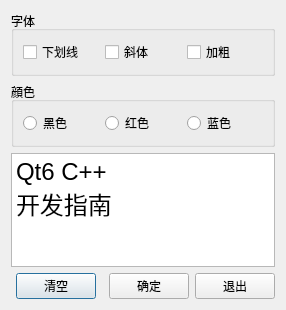
<?xml version="1.0" encoding="UTF-8"?>
<ui version="4.0">
 <class>Dialog</class>
 <widget class="QDialog" name="Dialog">
  <property name="geometry">
   <rect>
    <x>0</x>
    <y>0</y>
    <width>286</width>
    <height>310</height>
   </rect>
  </property>
  <property name="windowTitle">
   <string>Dialog</string>
  </property>
  <layout class="QVBoxLayout" name="verticalLayout">
   <item>
    <widget class="QGroupBox" name="groupBox">
     <property name="title">
      <string>字体</string>
     </property>
     <layout class="QHBoxLayout" name="horizontalLayout_2">
      <item>
       <widget class="QCheckBox" name="checkBox_underline">
        <property name="text">
         <string>下划线</string>
        </property>
       </widget>
      </item>
      <item>
       <widget class="QCheckBox" name="checkBox_italic">
        <property name="text">
         <string>斜体</string>
        </property>
       </widget>
      </item>
      <item>
       <widget class="QCheckBox" name="checkBox_bold">
        <property name="text">
         <string>加粗</string>
        </property>
       </widget>
      </item>
     </layout>
    </widget>
   </item>
   <item>
    <widget class="QGroupBox" name="groupBox_2">
     <property name="title">
      <string>顔色</string>
     </property>
     <layout class="QHBoxLayout" name="horizontalLayout">
      <item>
       <widget class="QRadioButton" name="radioButton_black">
        <property name="text">
         <string>黑色</string>
        </property>
       </widget>
      </item>
      <item>
       <widget class="QRadioButton" name="radioButton_red">
        <property name="text">
         <string>红色</string>
        </property>
       </widget>
      </item>
      <item>
       <widget class="QRadioButton" name="radioButton_blue">
        <property name="text">
         <string>蓝色</string>
        </property>
       </widget>
      </item>
     </layout>
    </widget>
   </item>
   <item>
    <widget class="QPlainTextEdit" name="plainTextEdit">
     <property name="font">
      <font>
       <pointsize>18</pointsize>
      </font>
     </property>
     <property name="plainText">
      <string>Qt6 C++
开发指南</string>
     </property>
    </widget>
   </item>
   <item>
    <layout class="QHBoxLayout" name="horizontalLayout_3">
     <item>
      <spacer name="horizontalSpacer_2">
       <property name="orientation">
        <enum>Qt::Horizontal</enum>
       </property>
       <property name="sizeHint" stdset="0">
        <size>
         <width>17</width>
         <height>18</height>
        </size>
       </property>
      </spacer>
     </item>
     <item>
      <widget class="QPushButton" name="pushButton_Clear">
       <property name="text">
        <string>清空</string>
       </property>
       <property name="icon">
        <iconset resource="res.qrc">
         <normaloff>:/icons/images/212.bmp</normaloff>:/icons/images/212.bmp</iconset>
       </property>
      </widget>
     </item>
     <item>
      <spacer name="horizontalSpacer">
       <property name="orientation">
        <enum>Qt::Horizontal</enum>
       </property>
       <property name="sizeHint" stdset="0">
        <size>
         <width>18</width>
         <height>17</height>
        </size>
       </property>
      </spacer>
     </item>
     <item>
      <widget class="QPushButton" name="pushButton_OK">
       <property name="text">
        <string>确定</string>
       </property>
       <property name="icon">
        <iconset resource="res.qrc">
         <normaloff>:/icons/images/322.bmp</normaloff>:/icons/images/322.bmp</iconset>
       </property>
      </widget>
     </item>
     <item>
      <widget class="QPushButton" name="pushButton_Close">
       <property name="text">
        <string>退出</string>
       </property>
       <property name="icon">
        <iconset resource="res.qrc">
         <normaloff>:/icons/images/324.bmp</normaloff>:/icons/images/324.bmp</iconset>
       </property>
      </widget>
     </item>
    </layout>
   </item>
  </layout>
 </widget>
 <resources>
  <include location="res.qrc"/>
 </resources>
 <connections>
  <connection>
   <sender>pushButton_Close</sender>
   <signal>clicked()</signal>
   <receiver>Dialog</receiver>
   <slot>close()</slot>
   <hints>
    <hint type="sourcelabel">
     <x>238</x>
     <y>293</y>
    </hint>
    <hint type="destinationlabel">
     <x>142</x>
     <y>154</y>
    </hint>
   </hints>
  </connection>
  <connection>
   <sender>pushButton_OK</sender>
   <signal>clicked()</signal>
   <receiver>Dialog</receiver>
   <slot>accept()</slot>
   <hints>
    <hint type="sourcelabel">
     <x>154</x>
     <y>293</y>
    </hint>
    <hint type="destinationlabel">
     <x>142</x>
     <y>154</y>
    </hint>
   </hints>
  </connection>
 </connections>
</ui>
